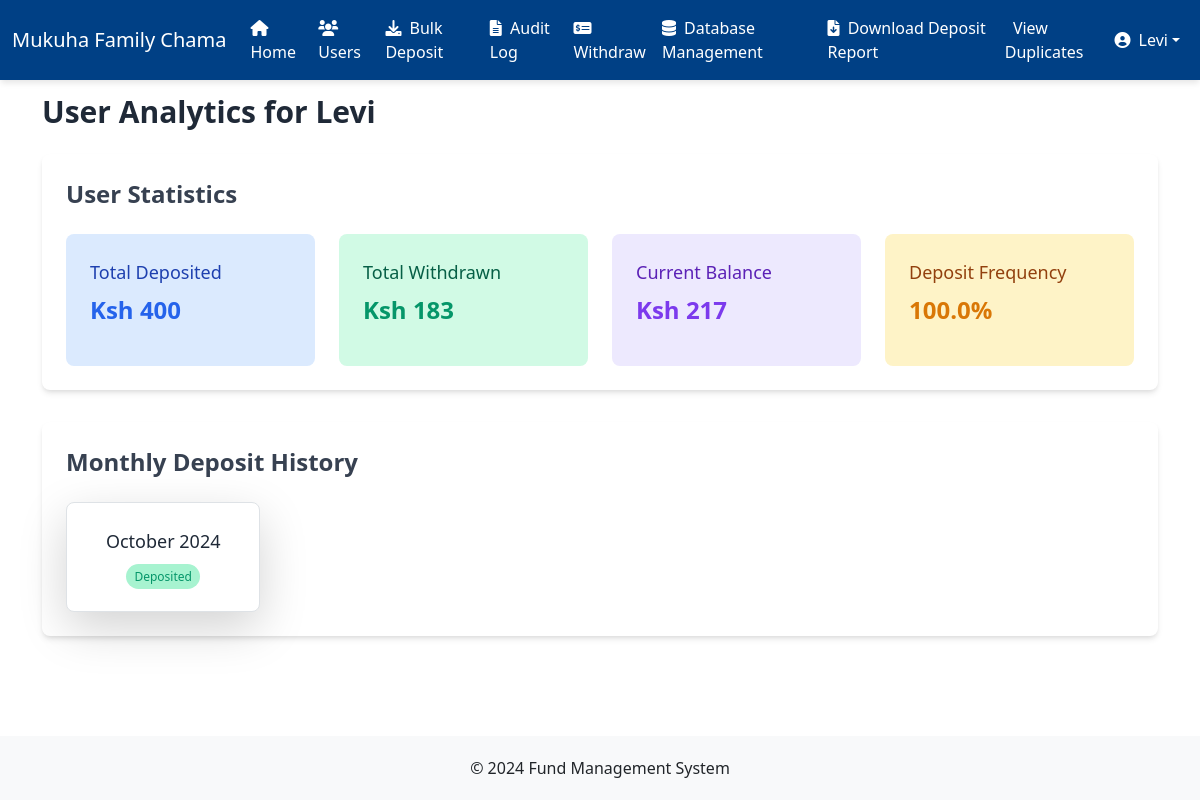
Page /user_analytics/1 (signed in) on the earlier database version.
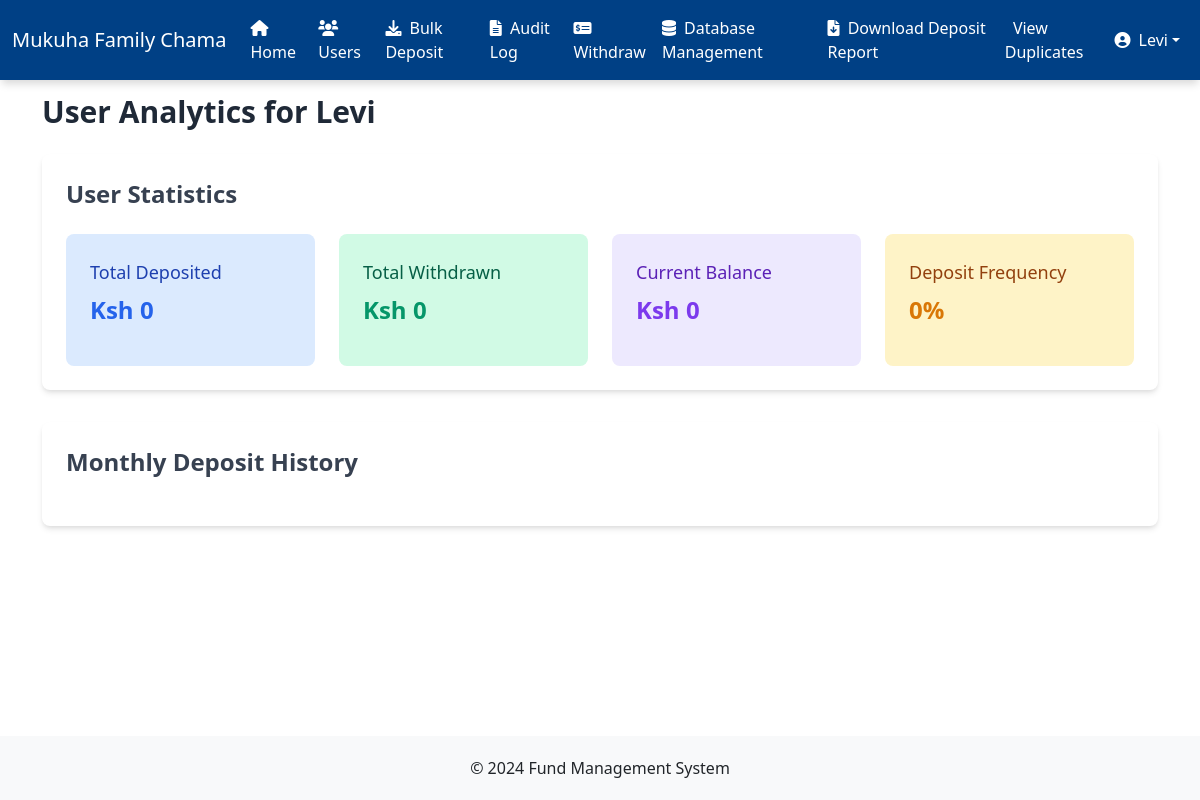
Same page on the later database version.
### app.py (models this page shows)
class Deposit(db.Model):
    id = db.Column(db.Integer, primary_key=True)
    amount = db.Column(db.Integer, nullable=False)
    date = db.Column(db.Date, nullable=False)
    user_id = db.Column(db.Integer, db.ForeignKey('user.id'), nullable=False)

class Withdrawal(db.Model):
    id = db.Column(db.Integer, primary_key=True)
    amount = db.Column(db.Integer, nullable=False)
    date = db.Column(db.Date, nullable=False)
    reason = db.Column(db.String(200), nullable=False)
    user_id = db.Column(db.Integer, db.ForeignKey('user.id'), nullable=False)
    withdrawal_type = db.Column(db.String(20), nullable=False)  # 'personal' or 'group'

### app.py (the view)
@app.route('/user_analytics/<int:user_id>')
@login_required
@password_change_required
def user_analytics(user_id):
    user = User.query.get_or_404(user_id)
    first_deposit_date = db.session.query(func.min(Deposit.date)).filter(Deposit.user_id == user.id).scalar()
    if first_deposit_date:
        total_months = (
            (datetime.now().year - first_deposit_date.year) * 12 +
            (datetime.now().month - first_deposit_date.month) + 1
        )
        total_deposit_months = len(user.deposit_months())
        deposit_frequency = (total_deposit_months / total_months) * 100
    else:
        total_months = 0
        deposit_frequency = 0
    monthly_deposits = []
    if first_deposit_date:
        current_date = datetime.now().date().replace(day=1)
        deposits = Deposit.query.filter(Deposit.user_id == user.id,
                                        Deposit.date >= first_deposit_date).all()
        monthly_deposit_data = {}
        for deposit in deposits:
            month_key = deposit.date.strftime('%Y-%m')  # Format to 'YYYY-MM'
            if month_key not in monthly_deposit_data:
                monthly_deposit_data[month_key] = {
                    'deposited': True,
                    'amount': deposit.amount
                }
            else:
                monthly_deposit_data[month_key]['amount'] += deposit.amount
        while current_date >= first_deposit_date.replace(day=1):
            month_key = current_date.strftime('%Y-%m')
            monthly_deposits.append({
                'date': current_date,
                'deposited': monthly_deposit_data.get(month_key, {}).get('deposited', False),
                'amount': monthly_deposit_data.get(month_key, {}).get('amount', 0)
            })
            current_date -= relativedelta(months=1)
        monthly_deposits.reverse()
    return render_template('user_analytics.html', user=user,
                           deposit_frequency=round(deposit_frequency, 2),
                           monthly_deposits=monthly_deposits)

### app.py (called while the page is built)
def login_required(f):
    @wraps(f)
    def decorated_function(*args, **kwargs):
        if 'user_id' not in session:
            return redirect(url_for('login', next=request.url))
        return f(*args, **kwargs)
    return decorated_function

def password_change_required(f):
    @wraps(f)
    def decorated_function(*args, **kwargs):
        user_id = session.get('user_id')
        if not user_id:
            return redirect(url_for('login'))
        user = User.query.get(user_id)
        if not user:
            session.pop('user_id', None)  # Clear invalid session
            return redirect(url_for('login'))
        if not user.is_password_changed:
            return redirect(url_for('change_password'))
        return f(*args, **kwargs)
    return decorated_function

def format_number(value):
    return "{:,.0f}".format(value)

@app.context_processor
def inject_user():
    if 'user_id' in session:
        user = User.query.get(session['user_id'])
        return dict(current_user=user)
    return dict(current_user=None)

    def total_deposited(self):
        return sum(deposit.amount for deposit in self.deposits)

### templates/user_analytics.html (shortened to what this page needs)
{% extends "base.html" %}
{% block content %}
<h1 class="text-3xl font-bold text-gray-800 mb-6">User Analytics for {{ user.name }}</h1>
<div class="bg-white shadow-md rounded-lg p-6 mb-8">
    <h2 class="text-2xl font-semibold text-gray-700 mb-4">User Statistics</h2>
    <div class="grid grid-cols-1 md:grid-cols-2 lg:grid-cols-4 gap-4">
        <div class="bg-blue-100 p-4 rounded-lg">
            <h3 class="text-lg font-medium text-blue-800">Total Deposited</h3>
            <p class="text-2xl font-bold text-blue-600">Ksh {{ user.total_deposited() | format_number }}</p>
        </div>
        <div class="bg-green-100 p-4 rounded-lg">
            <h3 class="text-lg font-medium text-green-800">Total Withdrawn</h3>
            <p class="text-2xl font-bold text-green-600">Ksh {{ user.total_withdrawn() | format_number }}</p>
        </div>
        <div class="bg-purple-100 p-4 rounded-lg">
            <h3 class="text-lg font-medium text-purple-800">Current Balance</h3>
            <p class="text-2xl font-bold text-purple-600">Ksh {{ user.balance() | format_number }}</p>
        </div>
        <div class="bg-yellow-100 p-4 rounded-lg">
            <h3 class="text-lg font-medium text-yellow-800">Deposit Frequency</h3>
            <p class="text-2xl font-bold text-yellow-600">{{ deposit_frequency }}%</p>
        </div>
    </div>
</div>
<div class="bg-white shadow-md rounded-lg p-6">
    <h2 class="text-2xl font-semibold text-gray-700 mb-4">Monthly Deposit History</h2>
    <div class="grid grid-cols-1 sm:grid-cols-3 md:grid-cols-4 lg:grid-cols-5 gap-6">
        {% for month in monthly_deposits %}
        <div class="bg-white border rounded-lg p-4 text-center shadow-lg hover:shadow-xl transition-shadow duration-300">
            <h3 class="text-lg font-medium text-gray-800">{{ month.date.strftime('%B %Y') }}</h3>
            {% if month.deposited %}
            <span class="bg-green-200 text-green-600 py-1 px-2 rounded-full text-xs">Deposited</span>
            {% else %}
            <span class="bg-red-200 text-red-600 py-1 px-2 rounded-full text-xs">Missed</span>
            {% endif %}
        </div>
        {% endfor %}
    </div>
</div>
{% endblock %}

Differences in the rows shown:
no longer on this page (row edited): Deposit: total_deposited "400", balance "217"
no longer on this page (row edited): Withdrawal: total_withdrawn "183"
Other differences:
{{ user.total_deposited() | format_number }}: (not shown) → "0"
{{ user.total_withdrawn() | format_number }}: (not shown) → "0"
{{ user.balance() | format_number }}: (not shown) → "0"
{{ deposit_frequency }}: "100.0" → "0"
list line gone: "October 2024 Deposited"
